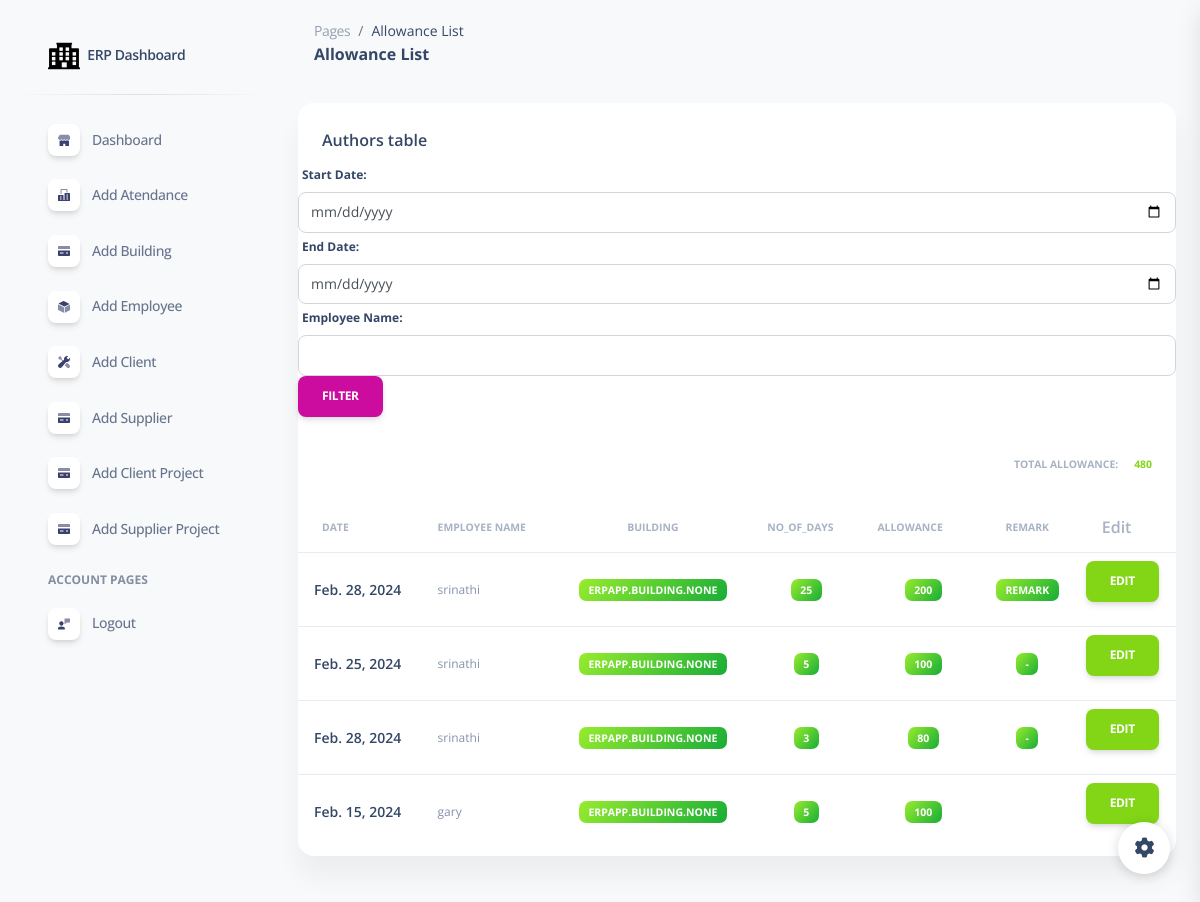
The app's page /allowance_list/ (signed in) with its own data.
### erpapp/models.py (models this page shows)
class allowance(models.Model):
    date=models.DateField()
    employeename = models.ForeignKey(Employee, on_delete=models.CASCADE, null=True, blank=True)
    building = models.ManyToManyField(Building)
    no_of_days = models.CharField(max_length=255)
    allowance = models.CharField(max_length=255)
    remark = models.CharField(max_length=255)

class Employee(models.Model):
    employeename = models.CharField(max_length=255)
    date_of_joining = models.CharField(max_length=225)
    passport_number = models.CharField(max_length=255)
    passport_expirydate =  models.CharField(max_length=255)
    emirate_expirydate =  models.CharField(max_length=255)
    operatorcard_expirydate = models.CharField(max_length=255)
    date_of_releiving = models.CharField(max_length=255)
    def __str__(self):
        return self.employeename

### erpapp/views.py (the view)
# urls.py: path('allowance_list/',allowance_list,name="allowance_list"),
@login_required
def allowance_list(request):
    if request.method == 'GET':
        start_date_str = request.GET.get('start_date')
        end_date_str = request.GET.get('end_date')
        employeename = request.GET.get('employeename')
        date_format = '%Y-%m-%d'
        allowances = allowance.objects.all()
        if start_date_str and end_date_str:
            start_date = datetime.strptime(start_date_str, date_format)
            end_date = datetime.strptime(end_date_str, date_format)
            allowances = allowances.filter(date__range=(start_date, end_date))
        if employeename:
            allowances = allowances.filter(employeename__employeename=employeename)
        total_allowance = allowances.aggregate(Sum('allowance'))['allowance__sum']
    return render(request, 'allowance_list.html', {'allowances': allowances, 'total_allowance': total_allowance})

### erpapp/templates/allowance_list.html (shortened to what this page needs)
{% extends 'base.html' %}
{% load static %}
{% block content %}
<!DOCTYPE html>
<html lang="en">
<head>
  <link href="{% static  'css/nucleo-icons.css' %}" rel="stylesheet" />
  <link href="{% static  'css/nucleo-svg.css' %}" rel="stylesheet" />
  <link href="{% static '/css/nucleo-svg.css' %}" rel="stylesheet" />
  <link id="pagestyle" href="{% static 'css/soft-ui-dashboard.css' %}" rel="stylesheet" />
</head>
<body class="g-sidenav-show  bg-gray-100">
  <aside class="sidenav navbar navbar-vertical navbar-expand-xs border-0 border-radius-xl my-3 fixed-start ms-3 " id="sidenav-main">
    <div class="sidenav-header">
      <a class="navbar-brand m-0" href="#" target="_blank">
        <img src="{% static '/img/logo-ct.png' %}" class="navbar-brand-img h-100" alt="main_logo">
        <span class="ms-1 font-weight-bold">ERP Dashboard</span>
      </a>
    </div>
    <hr class="horizontal dark mt-0">
    <div class="collapse navbar-collapse  w-auto  max-height-vh-100 h-100" id="sidenav-collapse-main">
      <ul class="navbar-nav">
        <li class="nav-item">
          <a class="nav-link" href="/">
            <div class="icon icon-shape icon-sm shadow border-radius-md bg-white text-center me-2 d-flex align-items-center justify-content-center">
            </div>
            <span class="nav-link-text ms-1">Dashboard</span>
          </a>
        </li>
        <li class="nav-item">
          <a class="nav-link  " href="/add_attendance">
            <div class="icon icon-shape icon-sm shadow border-radius-md bg-white text-center me-2 d-flex align-items-center justify-content-center">
            </div>
            <span class="nav-link-text ms-1">Add Atendance</span>
          </a>
        </li>
        <li class="nav-item">
          <a class="nav-link  " href="/add_building">
            <div class="icon icon-shape icon-sm shadow border-radius-md bg-white text-center me-2 d-flex align-items-center justify-content-center">
            </div>
            <span class="nav-link-text ms-1">Add Building</span>
          </a>
        </li>
        <li class="nav-item">
          <a class="nav-link  " href="/add_employee">
            <div class="icon icon-shape icon-sm shadow border-radius-md bg-white text-center me-2 d-flex align-items-center justify-content-center">
            </div>
            <span class="nav-link-text ms-1">Add Employee</span>
          </a>
        </li>
        <li class="nav-item">
          <a class="nav-link  " href="/add_client">
            <div class="icon icon-shape icon-sm shadow border-radius-md bg-white text-center me-2 d-flex align-items-center justify-content-center">
            </div>
            <span class="nav-link-text ms-1">Add Client</span>
          </a>
        </li>
        <li class="nav-item">
          <a class="nav-link  " href="/add_supplier">
            <div class="icon icon-shape icon-sm shadow border-radius-md bg-white text-center me-2 d-flex align-items-center justify-content-center">
            </div>
            <span class="nav-link-text ms-1">Add Supplier</span>
          </a>
        </li>
        <li class="nav-item">
          <a class="nav-link  " href="/add_project">
            <div class="icon icon-shape icon-sm shadow border-radius-md bg-white text-center me-2 d-flex align-items-center justify-content-center">
            </div>
            <span class="nav-link-text ms-1">Add Client Project</span>
          </a>
        </li>
        <li class="nav-item">
          <a class="nav-link  " href="/supplierproject/add/">
            <div class="icon icon-shape icon-sm shadow border-radius-md bg-white text-center me-2 d-flex align-items-center justify-content-center">
            </div>
            <span class="nav-link-text ms-1">Add Supplier Project</span>
          </a>
        </li>
        <li class="nav-item mt-3">
          <h6 class="ps-4 ms-2 text-uppercase text-xs font-weight-bolder opacity-6">Account pages</h6>
        </li>
        <li class="nav-item">
          <a class="nav-link  " href="{% url 'logout' %}">
            <div class="icon icon-shape icon-sm shadow border-radius-md bg-white text-center me-2 d-flex align-items-center justify-content-center">
            </div>
            <span class="nav-link-text ms-1">Logout</span>
          </a>
        </li>
        </ul>
    </div>
  </aside>
<main class="main-content position-relative max-height-vh-100 h-100 mt-1 border-radius-lg ">
    <nav class="navbar navbar-main navbar-expand-lg px-0 mx-4 shadow-none border-radius-xl" id="navbarBlur" navbar-scroll="true">
      <div class="container-fluid py-1 px-3">
        <nav aria-label="breadcrumb">
          <ol class="breadcrumb bg-transparent mb-0 pb-0 pt-1 px-0 me-sm-6 me-5">
            <li class="breadcrumb-item text-sm"><a class="opacity-5 text-dark" href="javascript:;">Pages</a></li>
            <li class="breadcrumb-item text-sm text-dark active" aria-current="page">Allowance List</li>
          </ol>
          <h6 class="font-weight-bolder mb-0">Allowance List</h6>
        </nav>
      </div>
    </nav>
    <div class="container-fluid py-4">
      <div class="row">
        <div class="col-12">
          <div class="card mb-4">
            <div class="card-header pb-0">
              <h6>Authors table</h6>
            </div>
            <div class="card-body px-0 pt-0 pb-2">
              <form method="get" action="{% url 'allowance_list' %}">
                <label for="start_date">Start Date:</label>
                <input type="date" class="form-control" name="start_date">
                <label for="end_date">End Date:</label>
                <input type="date" class="form-control" name="end_date">
                <label for="employeename">Employee Name:</label>
                <input type="text" class="form-control" name="employeename">
                <button class="btn btn-primary" type="submit">Filter</button>
            </form>
              <div class="table-responsive p-0">
                <table class="table align-items-center mb-0">
                  <thead>
                    <tr>
                      <th class="text-uppercase text-secondary text-xxs font-weight-bolder opacity-7">Date</th>
                      <th class="text-uppercase text-secondary text-xxs font-weight-bolder opacity-7 ps-2">Employee Name</th>
                      <th class="text-center text-uppercase text-secondary text-xxs font-weight-bolder opacity-7">building</th>
                      <th class="text-uppercase text-secondary text-xxs font-weight-bolder opacity-7">no_of_days</th>
                      <th class="text-uppercase text-secondary text-xxs font-weight-bolder opacity-7 ps-2">allowance</th>
                      <th class="text-center text-uppercase text-secondary text-xxs font-weight-bolder opacity-7">remark</th>
                      <th class="text-secondary opacity-7">Edit</th>
                    </tr>
                  </thead>
                  <tbody>
                    {% for allowances in allowances %}
                    <tr>
                      <td>
                        <div class="d-flex px-2 py-1">
                          <div class="d-flex flex-column justify-content-center">
                            <h6 class="mb-0 text-sm">{{ allowances.date }}</h6>
                          </div>
                        </div>
                      </td>
                      <td>
                        <p class="text-xs text-secondary mb-0">{{ allowances.employeename}}</p>
                      </td>
                      <td class="align-middle text-center text-sm">
                        <span class="badge badge-sm bg-gradient-success">{{ allowances.building}}</span>
                      </td>
                      <td class="align-middle text-center text-sm">
                        <span class="badge badge-sm bg-gradient-success">{{ allowances.no_of_days }}</span>
                      </td>
                      <td class="align-middle text-center text-sm">
                        <span class="badge badge-sm bg-gradient-success">{{ allowances.allowance }}</span>
                      </td>
                      <td class="align-middle text-center text-sm">
                        <span class="badge badge-sm bg-gradient-success">{{ allowances.remark }}</span>
                      </td>
                      <td>
                      <a href="{% url 'edit_allowance' allowances.id %}" class="btn btn-success">Edit</a>
                      </td>
                    </tr>
                    {% endfor %}
                    <div class="card-footer d-flex justify-content-end">
                      <h5 class="text-uppercase text-secondary text-xxs font-weight-bolder opacity-7 me-3">Total Allowance:</h5>
                      <h5 class="text-uppercase text-success text-xxs font-weight-bolder">{{ total_allowance|default:0 }}</h5>
                  </div>
                  </tbody>
                </table>
              </div>
            </div>
          </div>
        </div>
      </div>
{% endblock %}

### erpapp/static/css/nucleo-svg.css (style rules this page uses)
.icon { display: inline-block; color: #111111; height: 1em; width: 1em; }
.icon-sm { height: 0.8em; width: 0.8em; }
.icon { fill: currentColor; stroke: none; }

### records on screen
allowance: date "Feb. 28, 2024", employeename "srinathi", building "ERPAPP.BUILDING.NONE", no_of_days "25", allowance "200", remark "REMARK"
allowance: date "Feb. 25, 2024", employeename "srinathi", building "ERPAPP.BUILDING.NONE", no_of_days "5", allowance "100", remark "-"
allowance: date "Feb. 28, 2024", employeename "srinathi", building "ERPAPP.BUILDING.NONE", no_of_days "3", allowance "80", remark "-"
allowance: date "Feb. 15, 2024", employeename "gary", building "ERPAPP.BUILDING.NONE", no_of_days "5", allowance "100"

### other values on screen
{{ total_allowance|default:0 }} "480"
